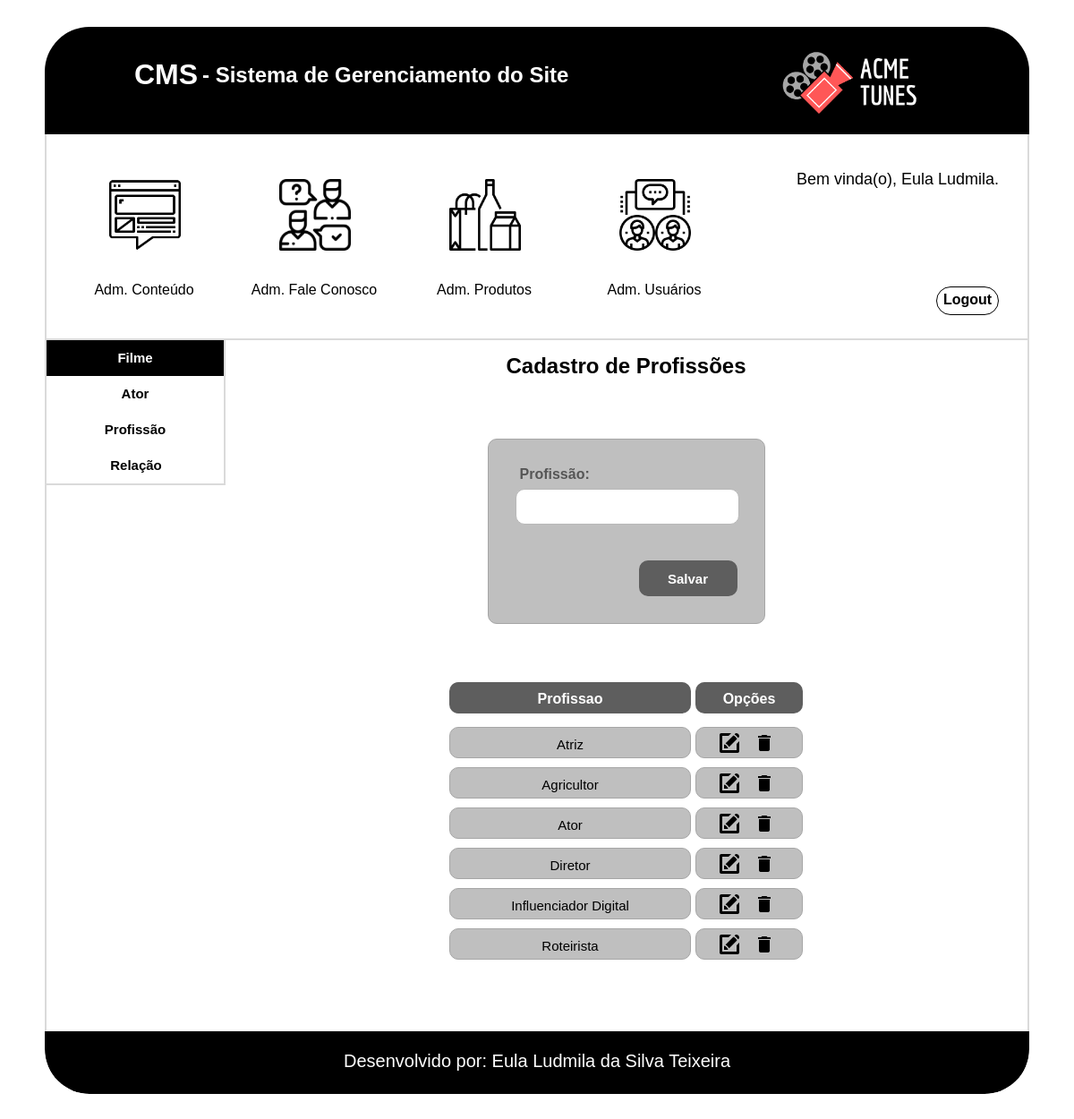
/cms/profissao.php (signed in), run on the app's committed database.
### tables this page shows
CREATE TABLE `tbl_profissao` (
  `cod_profissao` int(11) NOT NULL AUTO_INCREMENT,
  `profissao` varchar(100) NOT NULL,
  PRIMARY KEY (`cod_profissao`)
);

### cms/profissao.php (the view, shortened to what this page needs)
<?php
    $conexao = conexaoMysql();
    $profissao = null;
    $botao = "Salvar";
?>
<!doctype html>
<html>
    <head>
        <link href="css/profissao.css" type="text/css" rel="stylesheet">
        <link href="css/formatacao.css" type="text/css" rel="stylesheet">
        <link href="css/cabecalho_menu_adm.css" type="text/css" rel="stylesheet">
        <link href="css/rodape.css" type="text/css" rel="stylesheet">
    </head>
    <body>
        <div id="caixa_conteudo">
            <div id="conteudo" class="center">
                <?php include('cabecalho_menu_adm.php')?>
                <div class="itens">
                    <div id="menu_cadastro">
                        <a href="filme.php">
                            <div class="menu menu_filme">
                                 Filme
                            </div>
                        </a>
                        <a href="ator.php">
                            <div class="menu menu_opcoes">
                                 Ator
                            </div>
                        </a>
                        <a href="profissao.php">
                            <div class="menu menu_opcoes">
                                  Profissão
                            </div>
                        </a>
                        <div class="menu menu_opcoes">
                             Relação
                        </div>
                    </div>
                    <div class="cadastro">
                          <div class="titulo_profissao"><h2>Cadastro de Profissões</h2></div>
                          <div class="cadastro_profissao center">
                              <form action="profissao.php" method="post" name="frm_profissao">
                                  <div class="form_profissao">
                                      <div class="form_texto_usuario">
                                          <label>Profissão:</label>
                                      </div>
                                      <div class="form_caixa_usuario">
                                          <input name="txt_profissao" class="txtProfissao" type="text" value="<?php echo($profissao);?>" onkeypress="return ValidarNumero(event);" required maxlength="100" autocomplete="off">
                                      </div>
                                  </div>
                                  <div class="botao_form">
                                      <input type="submit" name="btnEnviar" class="form_btn" value="<?php echo($botao)?>">
                                  </div>
                              </form>
                          </div>
                          <div class="tabela center">
                              <div class="linha_titulo">
                                  <div class="titulo_form">
                                      <h4>Profissao</h4>
                                  </div>
                                  <div class="titulo_opcoes">
                                      <h4>Opções</h4>
                                  </div>
                              </div>
                              <?php
                                  $sql = 'SELECT * FROM tbl_profissao';
                                  $select = mysqli_query($conexao, $sql);
                                  while($rsprofissoes = mysqli_fetch_array($select)){
                              ?>
                              <div class="informacoes_form">
                                  <div class="linha_informacao">
                                      <span><?php echo($rsprofissoes['profissao']);?></span>
                                  </div>
                                  <div class="linha_botao">
                                      <figure class="editar">
                                          <a href="profissao.php?modo=buscar&id=<?php echo($rsprofissoes['cod_profissao']);?>">
                                              <img src="img/iconfinder_new-24_103173.png" alt="Editar" title="Editar" class="botao " >
                                          </a>
                                      </figure>
                                      <figure class="excluir">
                                          <a href="profissao.php?modo=excluir&id=<?php echo($rsprofissoes['cod_profissao']);?>">
                                              <img src="img/ic_delete.png" alt="Excluir" title="Excluir" class="botao" onclick="return confirm('Deseja excluir esse nivel ?')">
                                          </a>
                                      </figure>
                                  </div>
                              </div>
                              <?php
                                  }
                              ?>
                          </div>
                    </div>
                </div>
                <?php include('rodape.php')?>
            </div>
        </div>
    </body>
</html>

### cms/css/profissao.css (style rules this page uses)
#caixa_conteudo { width: 100%; min-height: 500px; height: auto; overflow:hidden; padding-bottom: 50px; }
#conteudo { width: 1100px; min-height: 350px; height: auto; border-radius: 50px; overflow:hidden; padding-top: 30px; box-sizing: border-box; }
.itens { width: 1100px; min-height: 400px; height: auto; border-left: solid 2px #dadada; border-right: solid 2px #dadada; padding-bottom: 50px; overflow:hidden; padding-bottom: 50px; box-sizing: border-box; }
.titulo_profissao { width: inherit; height: 80px; text-align: center; box-sizing: border-box; padding-top: 15px; margin-bottom: 30px; }
.cadastro_profissao { width: 310px; min-height: 200px; height: auto; margin-bottom: 35px; border: solid 1px #a6a6a6; background-color: #BFBFBF; box-sizing: border-box; padding: 30px; border-radius: 10px; }
.form_texto_usuario { width: inherit; height: 25px; color: #565656; font-size: 16px; font-family: Helvetica; font-weight: bold; box-sizing: border-box; padding-left: 5px; }
.form_caixa_usuario { width: inherit; height: 80px; }
.form_profissao { width: 250px; height: 105px; float: left; margin-right: 40px; }
.txtProfissao { width: inherit; height: 40px; border: 1px solid #b8b8b8; padding: 7px; box-sizing: border-box; border-radius: 10px; font-size: 15px; outline:none; }
.botao_form { width: 110px; height: 40px; margin-left: auto; clear: both; }
.form_btn { width: inherit; height: inherit; font-size: 15px; font-weight: bold; color: #ffffff; background-color: #5E5E5E; border: solid 2px #5E5E5E; border-radius: 10px; }
.tabela { width: 395px; min-height: 115px; height: auto; overflow: hidden; box-sizing: border-box; padding-bottom: 20px; }
.linha_titulo { width: inherit; height: 80px; padding-top: 30px; box-sizing: border-box; }
.titulo_form { width: 270px; height: 35px; border-radius: 10px; text-align: center; box-sizing: border-box; padding-top: 10px; float: left; margin-right: 5px; background-color: #5E5E5E; color: #ffffff; white-space: nowrap; overflow: hidden; text-overflow: ellipsis; }
.titulo_opcoes { width: 120px; height: 35px; border-radius: 10px; text-align: center; box-sizing: border-box; padding-top: 10px; float: left; background-color: #5E5E5E; color: #ffffff; }
.informacoes_form { width: inherit; min-height: 35px; height: auto; overflow: hidden; margin-bottom: 10px; }
.linha_informacao { width: 270px; height: 35px; border-radius: 10px; font-size: 15px; white-space: nowrap; overflow: hidden; text-overflow: ellipsis; float: left; padding-top: 10px; text-align: center; box-sizing: border-box; margin-right: 5px; padding-left: 5px; padding-right: 5px; border: solid 1px #a6a6a6; background-color: #BFBFBF }
.linha_botao { width: 120px; height: 35px; border-radius: 10px; float: left; box-sizing: border-box; padding-left: 25px; padding-top: 5px; border: solid 1px #a6a6a6; background-color: #BFBFBF; }
.excluir { width: 24px; height: 24px; margin-right: 15px; float: left; }
.editar { width: 24px; height: 24px; margin-right: 15px; float: left; }

### cms/css/formatacao.css (style rules this page uses)
p, h1,h2,h3,h4,li,ul,figure,body { margin: 0; padding: 0; }
.center { margin-left: auto; margin-right: auto; }
body { font-family: Helvetica; box-sizing: border-box; }
a { text-decoration: none; color: #000000; }
#menu_cadastro { width: 200px; min-height: 40px; height: auto; border-bottom: solid 2px #dadada; border-right: solid 2px #dadada; box-sizing: border-box; font-weight: bold; font-size: 15px; line-height: 2; float: left; }
.menu { width: inherit; height: 40px; text-align: center; box-sizing: border-box; padding-top: 5px; cursor: pointer; }
.menu_filme { background-color: #000000; color: #ffffff; }
.cadastro { width: 895px; min-height: 100px; height: auto; float: left; }

### data on the page
tbl_profissao: profissao "Atriz"
tbl_profissao: profissao "Agricultor"
tbl_profissao: profissao "Ator"
tbl_profissao: profissao "Diretor"
tbl_profissao: profissao "Influenciador Digital"
tbl_profissao: profissao "Roteirista"

### other printed values
$_SESSION['nome'] "Eula Ludmila"
